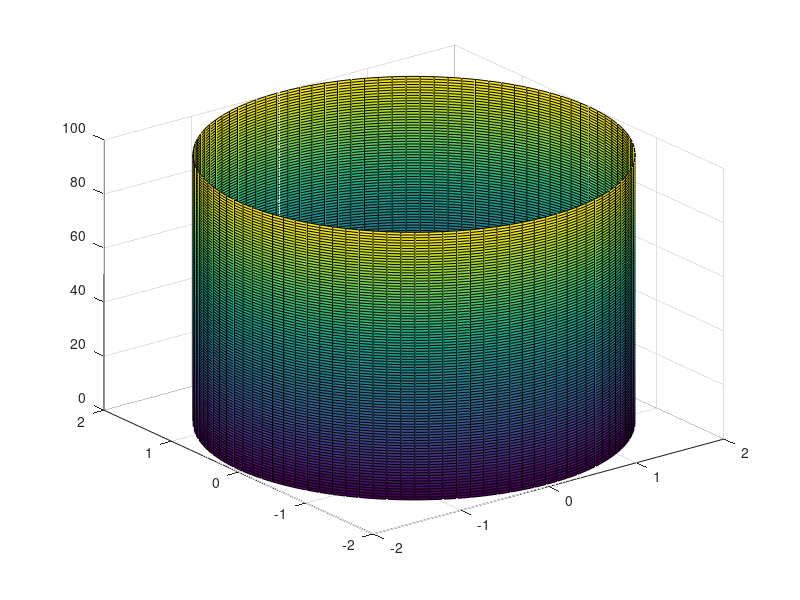

Source code (MATLAB):
radius = 2;

angleRange = linspace(0, 2*pi,100);
angleG = ones(100,1) .* angleRange;


x = radius.*cos(angleG);
y = radius.*sin(angleG);


surf(x,y, ones(1,size(x,2)).*(linspace(1,100, size(x,1))'));

